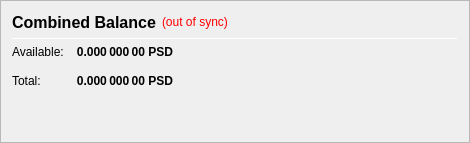
                   <widget class="QFrame" name="frame_CombinedBalances">
                    <property name="minimumSize">
                     <size>
                      <width>470</width>
                      <height>0</height>
                     </size>
                    </property>
                    <property name="frameShape">
                     <enum>QFrame::StyledPanel</enum>
                    </property>
                    <property name="frameShadow">
                     <enum>QFrame::Raised</enum>
                    </property>
                    <layout class="QVBoxLayout" name="verticalLayout_5">
                     <item>
                      <layout class="QHBoxLayout" name="horizontalLayout_5" stretch="0,0,0">
                       <item>
                        <widget class="QLabel" name="label_5z">
                         <property name="minimumSize">
                          <size>
                           <width>0</width>
                           <height>20</height>
                          </size>
                         </property>
                         <property name="font">
                          <font>
                           <pointsize>12</pointsize>
                           <weight>75</weight>
                           <bold>true</bold>
                          </font>
                         </property>
                         <property name="toolTip">
                          <string>Combined Balance (including unconfirmed and immature coins)</string>
                         </property>
                         <property name="text">
                          <string>Combined Balance</string>
                         </property>
                        </widget>
                       </item>
                       <item>
                        <widget class="QLabel" name="labelWalletStatus">
                         <property name="cursor">
                          <cursorShape>WhatsThisCursor</cursorShape>
                         </property>
                         <property name="toolTip">
                          <string>The displayed information may be out of date. Your wallet automatically synchronizes with the PeerSend network after a connection is established, but this process has not completed yet.</string>
                         </property>
                         <property name="styleSheet">
                          <string notr="true">QLabel { color: red; }</string>
                         </property>
                         <property name="text">
                          <string notr="true">(out of sync)</string>
                         </property>
                         <property name="alignment">
                          <set>Qt::AlignLeading|Qt::AlignLeft|Qt::AlignVCenter</set>
                         </property>
                        </widget>
                       </item>
                       <item>
                        <spacer name="horizontalSpacer_1">
                         <property name="orientation">
                          <enum>Qt::Horizontal</enum>
                         </property>
                         <property name="sizeHint" stdset="0">
                          <size>
                           <width>40</width>
                           <height>20</height>
                          </size>
                         </property>
                        </spacer>
                       </item>
                      </layout>
                     </item>
                     <item>
                      <widget class="Line" name="line_CombinedBalance">
                       <property name="minimumSize">
                        <size>
                         <width>0</width>
                         <height>1</height>
                        </size>
                       </property>
                       <property name="maximumSize">
                        <size>
                         <width>16777215</width>
                         <height>1</height>
                        </size>
                       </property>
                       <property name="orientation">
                        <enum>Qt::Horizontal</enum>
                       </property>
                      </widget>
                     </item>
                     <item>
                      <layout class="QGridLayout" name="gridLayout_3">
                       <property name="spacing">
                        <number>12</number>
                       </property>
                       <item row="1" column="0">
                        <widget class="QLabel" name="labelBalanceTextz">
                         <property name="text">
                          <string>Available:</string>
                         </property>
                        </widget>
                       </item>
                       <item row="1" column="1">
                        <widget class="QLabel" name="labelBalancez">
                         <property name="font">
                          <font>
                           <weight>75</weight>
                           <bold>true</bold>
                          </font>
                         </property>
                         <property name="cursor">
                          <cursorShape>IBeamCursor</cursorShape>
                         </property>
                         <property name="toolTip">
                          <string>Your current spendable balance</string>
                         </property>
                         <property name="text">
                          <string notr="true">0.000 000 00 PSD</string>
                         </property>
                         <property name="alignment">
                          <set>Qt::AlignRight|Qt::AlignTrailing|Qt::AlignVCenter</set>
                         </property>
                         <property name="textInteractionFlags">
                          <set>Qt::LinksAccessibleByMouse|Qt::TextSelectableByKeyboard|Qt::TextSelectableByMouse</set>
                         </property>
                        </widget>
                       </item>
                       <item row="2" column="0">
                        <widget class="QLabel" name="labelTotalTextz">
                         <property name="text">
                          <string>Total:</string>
                         </property>
                        </widget>
                       </item>
                       <item row="2" column="1">
                        <widget class="QLabel" name="labelTotalz">
                         <property name="font">
                          <font>
                           <weight>75</weight>
                           <bold>true</bold>
                          </font>
                         </property>
                         <property name="cursor">
                          <cursorShape>IBeamCursor</cursorShape>
                         </property>
                         <property name="toolTip">
                          <string>Total Balance, including all unavailable coins.</string>
                         </property>
                         <property name="text">
                          <string notr="true">0.000 000 00 PSD</string>
                         </property>
                         <property name="alignment">
                          <set>Qt::AlignRight|Qt::AlignTrailing|Qt::AlignVCenter</set>
                         </property>
                         <property name="textInteractionFlags">
                          <set>Qt::LinksAccessibleByMouse|Qt::TextSelectableByKeyboard|Qt::TextSelectableByMouse</set>
                         </property>
                        </widget>
                       </item>
                       <item row="2" column="3">
                        <spacer name="horizontalSpacer_2">
                         <property name="orientation">
                          <enum>Qt::Horizontal</enum>
                         </property>
                         <property name="sizeHint" stdset="0">
                          <size>
                           <width>40</width>
                           <height>20</height>
                          </size>
                         </property>
                        </spacer>
                       </item>
                      </layout>
                     </item>
                     <item>
                      <spacer name="verticalSpacer_1">
                       <property name="orientation">
                        <enum>Qt::Vertical</enum>
                       </property>
                       <property name="sizeHint" stdset="0">
                        <size>
                         <width>20</width>
                         <height>40</height>
                        </size>
                       </property>
                      </spacer>
                     </item>
                    </layout>
                   </widget>
